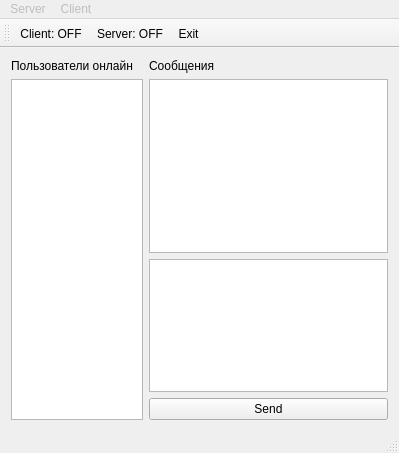
<?xml version="1.0" encoding="UTF-8"?>
<ui version="4.0">
 <class>MainWindow</class>
 <widget class="QMainWindow" name="MainWindow">
  <property name="geometry">
   <rect>
    <x>0</x>
    <y>0</y>
    <width>399</width>
    <height>453</height>
   </rect>
  </property>
  <property name="windowTitle">
   <string>MainWindow</string>
  </property>
  <widget class="QWidget" name="centralWidget">
   <layout class="QGridLayout" name="gridLayout">
    <item row="0" column="0">
     <layout class="QHBoxLayout" name="horizontalLayout_2">
      <item>
       <layout class="QVBoxLayout" name="verticalLayout_2">
        <item>
         <widget class="QLabel" name="label">
          <property name="text">
           <string>Пользователи онлайн</string>
          </property>
         </widget>
        </item>
        <item>
         <widget class="QListWidget" name="listWidget">
          <property name="maximumSize">
           <size>
            <width>150</width>
            <height>16777215</height>
           </size>
          </property>
         </widget>
        </item>
       </layout>
      </item>
      <item>
       <layout class="QVBoxLayout" name="verticalLayout_3">
        <item>
         <layout class="QVBoxLayout" name="verticalLayout">
          <item>
           <widget class="QLabel" name="label_2">
            <property name="text">
             <string>Сообщения</string>
            </property>
           </widget>
          </item>
          <item>
           <widget class="QTextEdit" name="textEdit">
            <property name="enabled">
             <bool>true</bool>
            </property>
            <property name="readOnly">
             <bool>true</bool>
            </property>
           </widget>
          </item>
          <item>
           <widget class="QTextEdit" name="textEdit_2">
            <property name="maximumSize">
             <size>
              <width>16777215</width>
              <height>150</height>
             </size>
            </property>
           </widget>
          </item>
         </layout>
        </item>
        <item>
         <layout class="QHBoxLayout" name="horizontalLayout">
          <item>
           <widget class="QPushButton" name="pushButton">
            <property name="text">
             <string>Send</string>
            </property>
           </widget>
          </item>
         </layout>
        </item>
       </layout>
      </item>
     </layout>
    </item>
   </layout>
  </widget>
  <widget class="QMenuBar" name="menuBar">
   <property name="geometry">
    <rect>
     <x>0</x>
     <y>0</y>
     <width>399</width>
     <height>19</height>
    </rect>
   </property>
   <widget class="QMenu" name="menuServer">
    <property name="enabled">
     <bool>false</bool>
    </property>
    <property name="title">
     <string>Server</string>
    </property>
    <addaction name="actionNew_User"/>
    <addaction name="actionControl_users"/>
    <addaction name="actionControl_docs"/>
   </widget>
   <widget class="QMenu" name="menuClient">
    <property name="enabled">
     <bool>false</bool>
    </property>
    <property name="title">
     <string>Client</string>
    </property>
    <addaction name="actionMake_New_Doc"/>
    <addaction name="actionNew_document"/>
    <addaction name="actionDownload_documents"/>
   </widget>
   <addaction name="menuServer"/>
   <addaction name="menuClient"/>
  </widget>
  <widget class="QToolBar" name="mainToolBar">
   <attribute name="toolBarArea">
    <enum>TopToolBarArea</enum>
   </attribute>
   <attribute name="toolBarBreak">
    <bool>false</bool>
   </attribute>
   <addaction name="actionClient"/>
   <addaction name="actionServer"/>
   <addaction name="actionExit"/>
  </widget>
  <widget class="QStatusBar" name="statusBar"/>
  <action name="actionClient">
   <property name="checkable">
    <bool>true</bool>
   </property>
   <property name="text">
    <string>Client: OFF</string>
   </property>
   <property name="toolTip">
    <string>Launch client</string>
   </property>
  </action>
  <action name="actionServer">
   <property name="checkable">
    <bool>true</bool>
   </property>
   <property name="text">
    <string>Server: OFF</string>
   </property>
   <property name="toolTip">
    <string>Launch server</string>
   </property>
  </action>
  <action name="actionExit">
   <property name="text">
    <string>Exit</string>
   </property>
   <property name="toolTip">
    <string>Exit</string>
   </property>
  </action>
  <action name="actionNew_User">
   <property name="enabled">
    <bool>true</bool>
   </property>
   <property name="text">
    <string>New User</string>
   </property>
  </action>
  <action name="actionControl_users">
   <property name="text">
    <string>Control users</string>
   </property>
  </action>
  <action name="actionControl_docs">
   <property name="text">
    <string>Control docs</string>
   </property>
  </action>
  <action name="actionNew_document">
   <property name="enabled">
    <bool>true</bool>
   </property>
   <property name="text">
    <string>My document control</string>
   </property>
  </action>
  <action name="actionMake_New_Doc">
   <property name="text">
    <string>Make New Doc</string>
   </property>
  </action>
  <action name="actionDownload_documents">
   <property name="text">
    <string>Download documents</string>
   </property>
  </action>
 </widget>
 <layoutdefault spacing="6" margin="11"/>
 <resources/>
 <connections/>
</ui>
